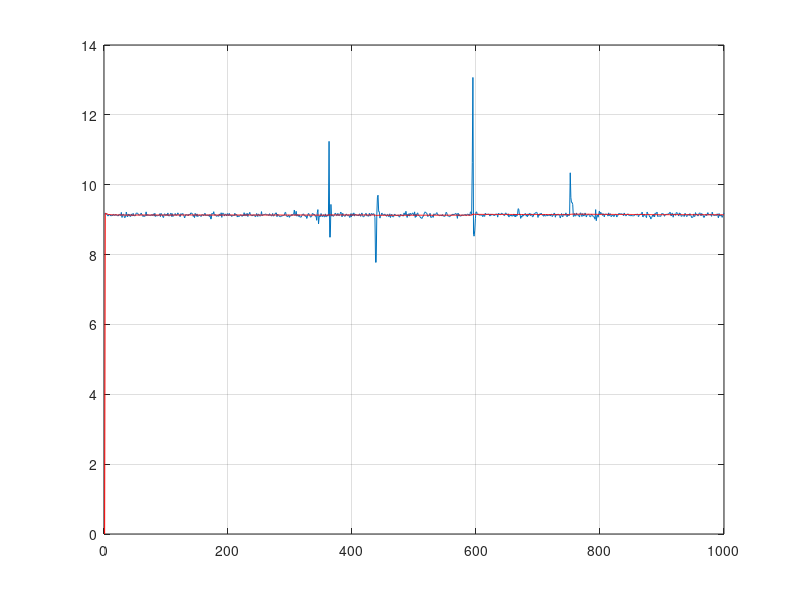

Source code (MATLAB):
clear all; close all; clc; 

%%% CONSTANTES GERAIS
g = 9.78851;

%%% Carrega o arquivo 
load('x_down_in.mat');

%%% Separa as variáveis em estimativas locais
xm = D(:, 1);
ym = D(:, 2);
zm = D(:, 3);

%%% Médias e desvio padrão
media_x = mean(xm);
media_y = mean(ym);
media_z = mean(zm);
std_x   = std(xm);
std_y   = std(ym);
std_z   = std(zm);

%%% Indexes para os dados
n = max(size(D));
index = linspace(1, n, n);


%%% Definição das matrizes 2D e 3D
%%% ===============================
% b) Funções State Space em tempo discreto.
phi_k = eye(2);         

% c) Matrizes de saída.
C = [1  g];

% d) Matrizes de erro
R_k_x = std_x^2;
R_k_y = std_y^2;
R_k_z = std_z^2;

% e) Erros de estados
Q_k = 10^-8 * eye(2);

% f) Identidade
I = eye(2);

% g) Estimativas iniciais para P
P  = 99999999*eye(2);
p11(1) = P(1,1);
p22(1) = P(2,2);

% h) Estimativas iniciais para os estados a serem estimados
fx_hat{1} = [0; 0];
fy_hat{1} = [0; 0]; 
fz_hat{1} = [0; 0];

%%% =======================================================================
% 
%                             Variável X
%
%%% =======================================================================
% Recursão de Kalman (3D)
for k = 2:size(index, 2)
 % Equação de Riccati.
    M = (phi_k) * P * (phi_k') + Q_k;
    K = M * (C') * inv(C * M * (C') + R_k_x);
    P = (I - K * C) * M;
    
    % Atualização dos estados.
    fx_hat{k} = phi_k * fx_hat{k-1} + K * (xm(k) - C * phi_k * fx_hat{k-1});
    
    p11(k) = P(1,1);
    p22(k) = P(2,2);
end

% Separa os resultados para facilitar o plot.
for i = 1:max(size(xm))
   x1(i) = fx_hat{i}(1,1); 
   x2(i) = fx_hat{i}(2,1);
end

plot(xm);
hold on;
plot(x1 + x2*g, 'r');
grid;


% %%% =======================================================================
% % 
% %                             Variável Y
% %
% %%% =======================================================================
% % Recursão de Kalman (2D)
% for k = 2:size(index, 2)
%     % Equação de Riccati.
%     [P_2d{k}, K{k}] = kalman_calib(phi_k, P_2d{k-1}, Q_k, R_k_y, C, I);   
%     
%     % Atualização dos estados.
%     fy_hat{k} = fy_hat{k-1} + K{k} * (ym(k) - C * phi_k * fy_hat{k-1});
% end
% 
% % Separa os resultados para facilitar o plot.
% for i = 1:max(size(ym))
%    y1(i) = fy_hat{i}(1,1); 
%    y2(i) = fy_hat{i}(2,1);
% end
% 
% 
% 
% %%% =======================================================================
% % 
% %                             Variável Z
% %
% %%% =======================================================================
% clear P_2d K
% P_2d{1} = 99999999*eye(2);
% % Recursão de Kalman (2D)
% for k = 2:size(index, 2)
%     % Equação de Riccati.
%     [P_2d{k}, K{k}] = kalman_calib(phi_k, P_2d{k-1}, Q_k, R_k_z, C, I);   
%     
%     % Atualização dos estados.
%     fz_hat{k} = fz_hat{k-1} + K{k} * (zm(k) - C * phi_k * fz_hat{k-1});
% end
% 
% % plot(index, zm);
% % hold on;
% % plot(index, (-2*g*ones(1,1000) + bz -g*S_1_z + S_2_z * g * g), 'r');


save('x_down_save.mat', 'fx_hat', 'fy_hat', 'fz_hat');